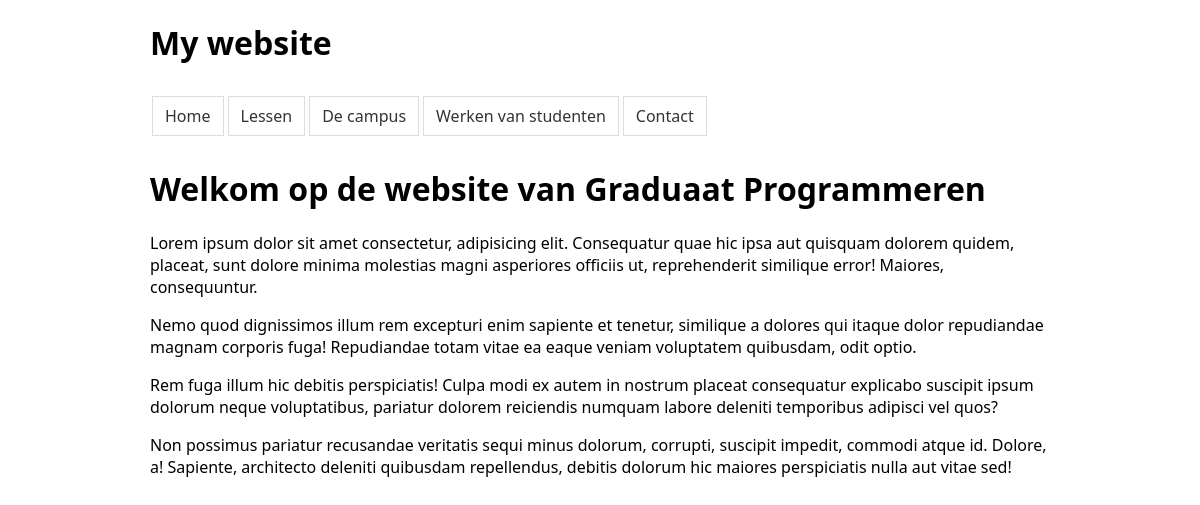
Page /exCMS/start_cms/index.php?page_id=1 on the committed database.
### tables this page shows
CREATE TABLE `pages` (
  `page_id` int(11) unsigned NOT NULL AUTO_INCREMENT,
  `slug` varchar(256) DEFAULT NULL,
  `name` varchar(100) DEFAULT '',
  `title` varchar(256) DEFAULT NULL,
  `content` text,
  `sort_order` int(11) DEFAULT NULL,
  `template` varchar(50) DEFAULT NULL,
  PRIMARY KEY (`page_id`)
);

### exCMS/start_cms/index.php (the view, shortened to what this page needs)
<!DOCTYPE html>
<html lang="en">
<head>
    <link rel="stylesheet" href="css/main.css">
</head>
<body>
<div class="container">
    <h1>My website</h1>
    <?php
        require 'includes/db.php';
        $sql = 'select `page_id`, `name`, `slug` from pages order by `sort_order`';
        $pdo_statement = $db->prepare($sql);
        $pdo_statement-> execute();
        $all_pages = $pdo_statement->fetchAll();
        echo '<nav>';
        foreach ($all_pages as $page){
            echo '<a href="index.php?page_id=' . $page['page_id'] . '">' .  $page['name'] . '</a>';
        }
        echo '</nav>';
        $current_page_id = $_GET['page_id'];
        $sql='select * from `pages` where `page_id`= :page_id' ;
        $pdo_statement = $db->prepare($sql);
        $pdo_statement-> execute(
                [':page_id' => $current_page_id]
        );
        $current_pages = $pdo_statement->fetchObject();
    ?>
    <h1><?= $current_pages->title;?></h1>
    <div class="content">
        <?= $current_pages->content; ?>
    </div>
</div>
</body>
</html>

### exCMS/start_cms/css/main.css (style rules this page uses)
.container { max-width: 900px; margin: 20px auto; font-family: 'Segoe UI', Tahoma, Geneva, Verdana, sans-serif; }
nav { display: flex; }
nav a { display: block; color: #333; text-decoration:none; border: solid 1px #ddd; padding: 8px 12px; margin:10px 2px; }

### rows in the picture
pages: name "Home", title "Welkom op de website van Graduaat Programmeren", content "Lorem ipsum dolor sit amet consectetur, adipisicing elit. Consequatur quae hic ipsa aut quisquam dolorem quidem, placeat, sunt dolore minima molestias magni asperiores officiis ut, reprehenderit similique error! Maiores, consequuntur. Nemo quod dignissimos illum rem excepturi enim sapiente et tenetur, similique a dolores qui itaque dolor repudiandae magnam corporis fuga! Repudiandae totam vitae ea eaque veniam voluptatem quibusdam, odit optio. Rem fuga illum hic debitis perspiciatis! Culpa modi ex autem in nostrum placeat consequatur explicabo suscipit ipsum dolorum neque voluptatibus, pariatur dolorem reiciendis numquam labore deleniti temporibus adipisci vel quos? Non possimus pariatur…"
pages: name "Lessen"
pages: name "De campus"
pages: name "Werken van studenten"
pages: name "Contact"
